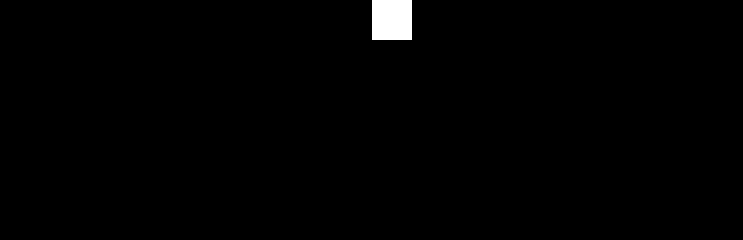
Frame 1 (no input)
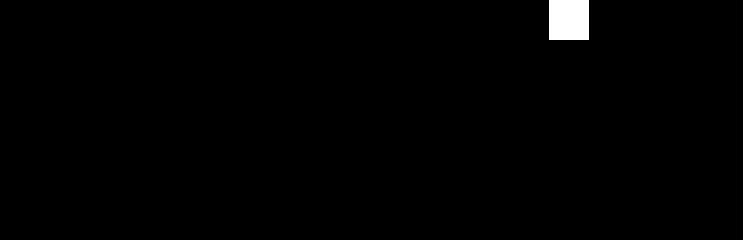
Frame 60 (the mouse pressed at the canvas centre just before this capture)
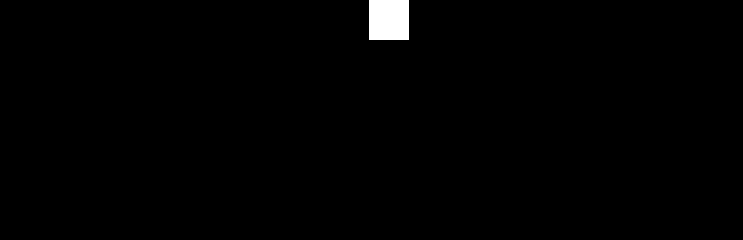
Frame 120 (the mouse held since frame 60 and released just before this capture)

The Processing sketch that drew these frames (run headless with seeded random() and noise(); from frame 60 on, the mouse is pressed at the canvas centre):

// Processing sketch: processing_185683
// ── processing_185683.pde

void setup() {
  size(743,240);
  
  int xPos = width/2;
  int yPos = 0;
  squareSize = 40;
  speed = 3;
  x = constrain(xPos, 0, width-squareSize-1);
  y = constrain(yPos,0,height-squareSize-1);
  startVariables();
}

boolean goCounterClockWise = false;
boolean testBool = true;
int testNumber = 0;
int squareSize;
float deg = 90;  
int speed;
int startSpeed = 1;
int x;
int y;
int i = 0;
int startX;
int[] side = new int[2];
int turningPoint;
int neg;

void draw() {
  background(#000000);
  noStroke();
  fill(#ffffff);
  
  x = x + (round(sin(radians(deg))) * startSpeed) * neg;
  y = y + (round(cos(radians(deg))) * startSpeed) * neg;
  i++;
  rect(x,y,squareSize,squareSize);
  
  turningPoint = round((side[0] - squareSize - round(startX)) / speed);
  
  if ( i == max(turningPoint, 1 ) ) {
    deg = (deg % 360) - 90 * neg;
    //deg = (deg % 360) - 90;
    i=0;
    startX = 0;
    side = reverse(side);
    println(deg);
  }
  startSpeed = speed;
  
}

void mousePressed() {
  noLoop();
  goCounterClockWise = !goCounterClockWise;
  startVariables();
  i = 0;
  //println(deg);
  loop();
}

void startVariables() {
  neg = 1 - (2 * int(goCounterClockWise));
  startX = (x * neg) + (int(goCounterClockWise) * (width - squareSize));
  side[0] = width; 
  side[1] = height;
}
